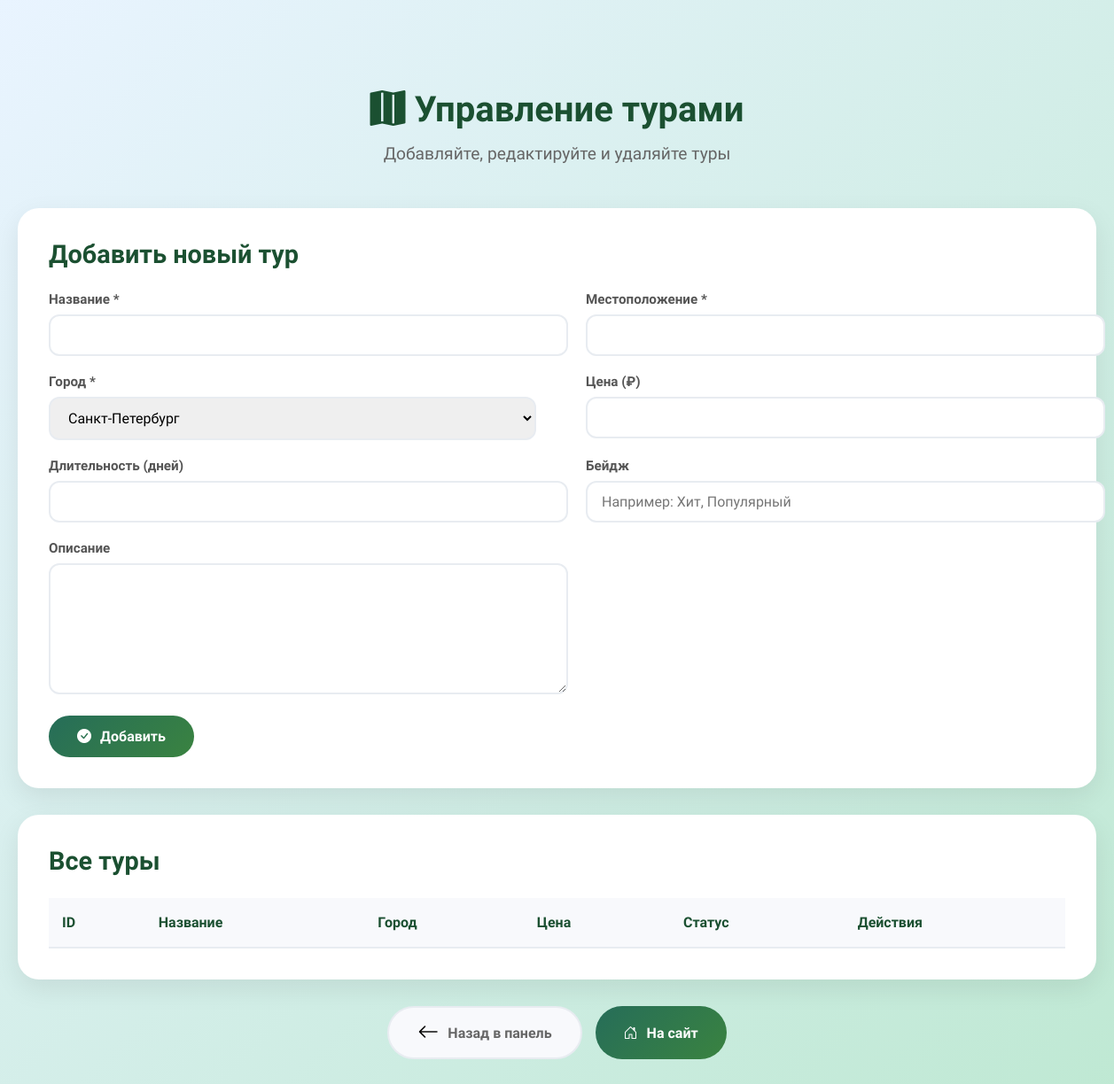
/admin/tours.php (signed in), run on an earlier commit of the app's database.
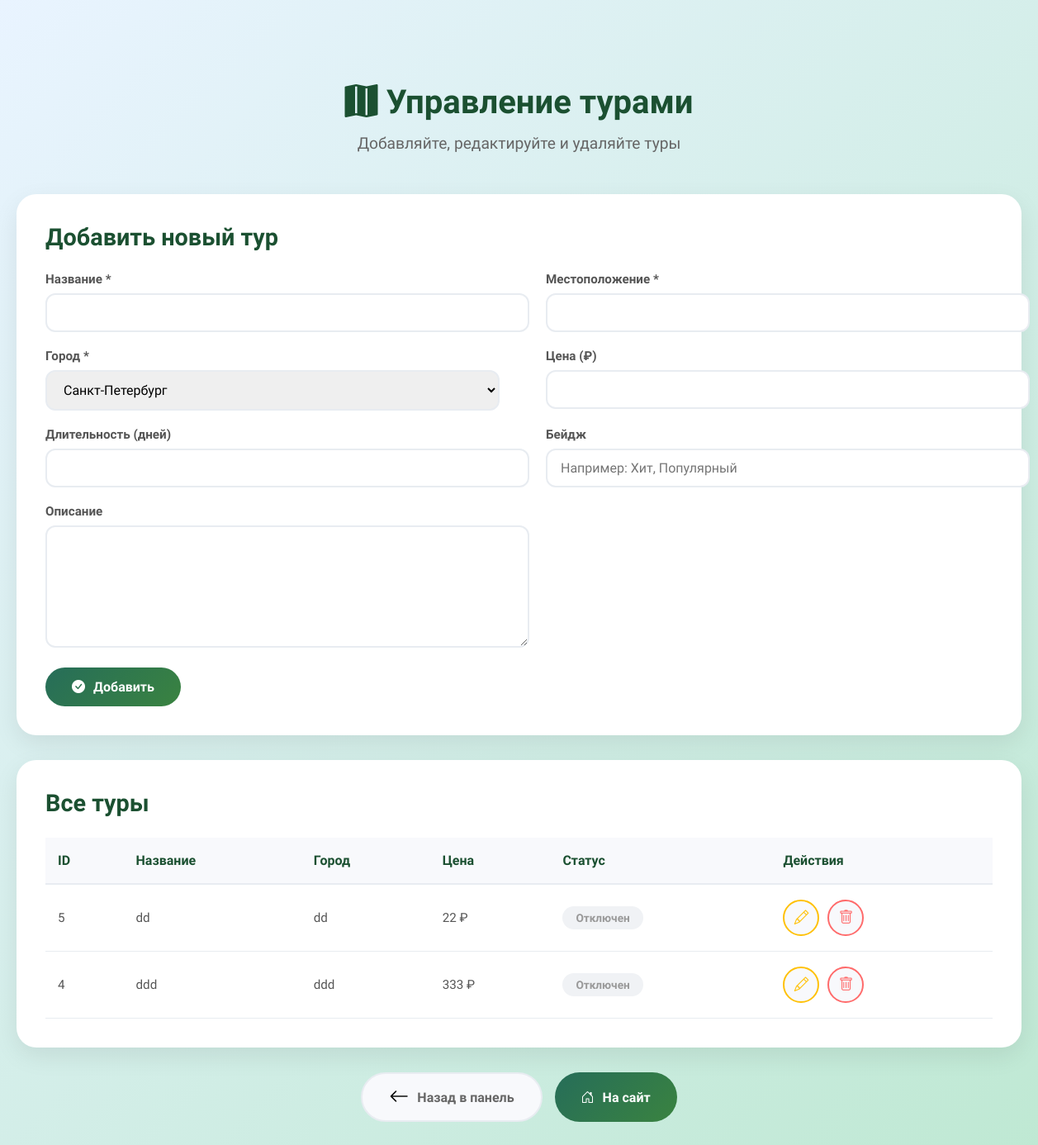
And on a later commit of the database.
### tables this page shows
CREATE TABLE `tours` (
  `id` int UNSIGNED NOT NULL,
  `title` varchar(255) NOT NULL,
  `location` varchar(255) NOT NULL,
  `city_id` varchar(100) NOT NULL,
  `description` text,
  `image` varchar(255) DEFAULT NULL,
  `price` decimal(10,2) DEFAULT NULL,
  `duration` int DEFAULT NULL,
  `rating` decimal(2,1) DEFAULT '5.0',
  `reviews_count` int DEFAULT '0',
  `badge` varchar(100) DEFAULT NULL,
  `is_active` tinyint(1) DEFAULT '1',
  `created_at` timestamp NULL DEFAULT CURRENT_TIMESTAMP,
  `updated_at` timestamp NULL DEFAULT CURRENT_TIMESTAMP ON UPDATE CURRENT_TIMESTAMP
);

### admin/tours.php (the view, shortened to what this page needs)
<?php
$pdo = getDbConnection();
$stmt = $pdo->query("SELECT * FROM tours ORDER BY created_at DESC");
$tours = $stmt->fetchAll();
$editTour = null;
?>
<!DOCTYPE html>
<html lang="ru">
<head>
    <link rel="stylesheet" href="https://cdn.jsdelivr.net/npm/bootstrap-icons@1.11.1/font/bootstrap-icons.css">
    <link rel="stylesheet" href="../style.css">
</head>
<body>
    <div class="admin-tours">
        <div class="admin-page-header">
            <h1><i class="bi bi-map-fill"></i> Управление турами</h1>
            <p>Добавляйте, редактируйте и удаляйте туры</p>
        </div>
        <div class="admin-card">
            <h2 class="admin-card-title">
                <?= $editTour ? 'Редактировать тур' : 'Добавить новый тур' ?>
            </h2>
            <form method="POST">
                <div class="admin-form-grid">
                    <div class="admin-form-group">
                        <label>Название *</label>
                        <input type="text" name="title" required value="<?= htmlspecialchars($editTour['title'] ?? '') ?>">
                    </div>
                    <div class="admin-form-group">
                        <label>Местоположение *</label>
                        <input type="text" name="location" required value="<?= htmlspecialchars($editTour['location'] ?? '') ?>">
                    </div>
                    <div class="admin-form-group">
                        <label>Город *</label>
                        <select name="city_id" required>
                            <option value="saint-petersburg" <?= ($editTour['city_id'] ?? '') === 'saint-petersburg' ? 'selected' : '' ?>>Санкт-Петербург</option>
                        </select>
                    </div>
                    <div class="admin-form-group">
                        <label>Цена (₽)</label>
                        <input type="number" name="price" value="<?= $editTour['price'] ?? '' ?>">
                    </div>
                    <div class="admin-form-group">
                        <label>Длительность (дней)</label>
                        <input type="number" name="duration" value="<?= $editTour['duration'] ?? '' ?>">
                    </div>
                    <div class="admin-form-group">
                        <label>Бейдж</label>
                        <input type="text" name="badge" placeholder="Например: Хит, Популярный" value="<?= htmlspecialchars($editTour['badge'] ?? '') ?>">
                    </div>
                </div>
                <div class="admin-form-group">
                    <label>Описание</label>
                    <textarea name="description"><?= htmlspecialchars($editTour['description'] ?? '') ?></textarea>
                </div>
                <div class="admin-form-actions">
                    <button type="submit" name="save_tour" class="admin-btn admin-btn-success">
                        <i class="bi bi-check-circle-fill"></i> <?= $editTour ? 'Сохранить' : 'Добавить' ?>
                    </button>
                </div>
            </form>
        </div>
        <div class="admin-card">
            <h2 class="admin-card-title">Все туры</h2>
            <div class="admin-table-wrapper">
                <table class="admin-table">
                    <thead>
                        <tr>
                            <th>ID</th>
                            <th>Название</th>
                            <th>Город</th>
                            <th>Цена</th>
                            <th>Статус</th>
                            <th>Действия</th>
                        </tr>
                    </thead>
                    <tbody>
                        <?php foreach ($tours as $tour): ?>
                        <tr>
                            <td><?= $tour['id'] ?></td>
                            <td><?= htmlspecialchars($tour['title']) ?></td>
                            <td><?= htmlspecialchars($tour['location']) ?></td>
                            <td><?= number_format($tour['price'], 0, '.', ' ') ?> ₽</td>
                            <td>
                                <span class="tour-status <?= $tour['is_active'] ? 'tour-status-active' : 'tour-status-inactive' ?>">
                                    <?= $tour['is_active'] ? 'Активен' : 'Отключен' ?>
                                </span>
                            </td>
                            <td>
                                <div class="tour-actions">
                                    <a href="?edit=<?= $tour['id'] ?>" class="tour-action-btn tour-btn-edit" title="Редактировать">
                                        <i class="bi bi-pencil"></i>
                                    </a>
                                    <a href="?delete=<?= $tour['id'] ?>" class="tour-action-btn tour-btn-delete" onclick="return confirm('Удалить этот тур?')" title="Удалить">
                                        <i class="bi bi-trash"></i>
                                    </a>
                                </div>
                            </td>
                        </tr>
                        <?php endforeach; ?>
                    </tbody>
                </table>
            </div>
        </div>
        <div class="admin-nav-buttons">
            <a href="dashboard.php" class="admin-btn admin-btn-secondary">
                <i class="bi bi-arrow-left"></i> Назад в панель
            </a>
            <a href="../index.php" class="admin-btn admin-btn-primary">
                <i class="bi bi-house-door"></i> На сайт
            </a>
        </div>
    </div>
</body>
</html>

### style.css (style rules this page uses)
* { margin: 0; padding: 0; }
body { background: linear-gradient(135deg, #bcddff54, #98dbb8a1); font-family: "Mulish", sans-serif; }
.bi-arrow-left, .bi-arrow-right { color: #000000; font-size: 1.5rem; }
.tour-actions { display: flex; gap: 12px; margin-top: auto; }

### admin/tours.php (style rules this page uses)
.admin-tours { max-width: 1400px; margin: 100px auto; padding: 0 20px; }
.admin-page-header { text-align: center; margin-bottom: 50px; }
.admin-page-header h1 { font-size: 2.5rem; color: #1b5031; margin-bottom: 15px; font-weight: 700; }
.admin-page-header p { font-size: 1.2rem; color: #666; }
.admin-card { background: white; border-radius: 24px; padding: 35px; box-shadow: 0 10px 30px rgba(0,0,0,0.08); margin-bottom: 30px; }
.admin-card-title { font-size: 1.8rem; color: #1b5031; margin-bottom: 25px; font-weight: 700; }
.admin-form-grid { display: grid; grid-template-columns: repeat(2, 1fr); gap: 20px; margin-bottom: 20px; }
.admin-form-group label { display: block; margin-bottom: 8px; font-weight: 600; color: #555; font-size: 0.95rem; }
.admin-form-group input, .admin-form-group select, .admin-form-group textarea { width: 550px; padding: 12px 16px; border: 2px solid #e8ecf1; border-radius: 12px; font-size: 1rem; font-family: 'Mulish', sans-serif; transition: all 0.3s; }
.admin-form-group textarea { height: 120px; resize: vertical; }
.admin-form-actions { display: flex; gap: 15px; margin-top: 20px; }
.admin-btn { padding: 14px 32px; border-radius: 50px; font-weight: 600; cursor: pointer; transition: all 0.3s; font-family: 'Mulish', sans-serif; display: inline-flex; align-items: center; gap: 10px; font-size: 1rem; border: none; text-decoration: none; }
.admin-btn-success { background: linear-gradient(135deg, #266d59 0%, #3a8340 100%); color: white; }
.admin-btn-primary { background: linear-gradient(135deg, #266d59 0%, #3a8340 100%); color: white; }
.admin-btn-secondary { background: #f8f9fc; color: #666; border: 2px solid #e8ecf1; }
.admin-table-wrapper { overflow-x: auto; }
.admin-table { width: 100%; border-collapse: collapse; }
.admin-table th { text-align: left; padding: 18px 15px; background: #f8f9fc; color: #1b5031; font-weight: 700; font-size: 1rem; border-bottom: 2px solid #e8ecf1; }
.admin-table td { padding: 18px 15px; border-bottom: 1px solid #e8ecf1; color: #555; font-size: 0.95rem; }
.tour-status { padding: 6px 16px; border-radius: 30px; font-size: 0.85rem; font-weight: 600; display: inline-block; }
.tour-status-inactive { background: #f0f2f5; color: #999; }
.tour-actions { display: flex; gap: 10px; }
.tour-action-btn { width: 40px; height: 40px; border-radius: 50%; border: none; cursor: pointer; display: flex; align-items: center; justify-content: center; transition: all 0.3s; font-size: 1.1rem; }
.tour-btn-edit { background: #f8f9fc; color: #ffc107; border: 2px solid #ffc107; }
.tour-btn-delete { background: #f8f9fc; color: #ff6b6b; border: 2px solid #ff6b6b; }
.admin-nav-buttons { display: flex; gap: 15px; justify-content: center; margin-top: 30px; }

What changed in the data, as far as the page shows it:
added tours: id "5", title "dd", location "dd", price "22", is_active "Отключен"
added tours: id "4", title "ddd", location "ddd", price "333", is_active "Отключен"
